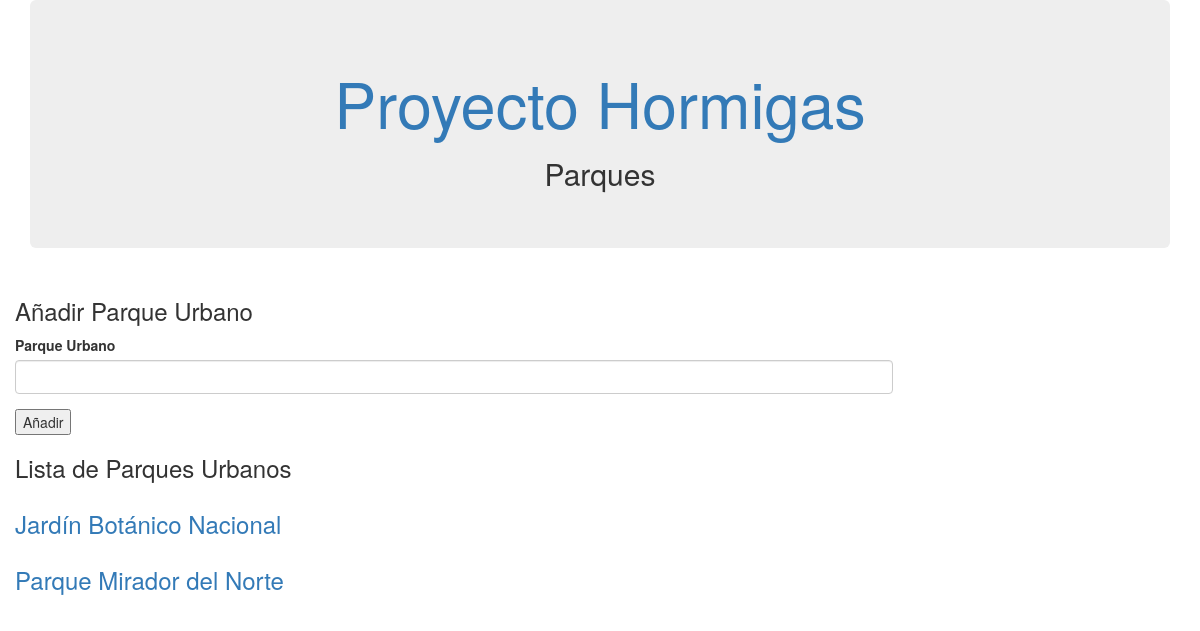
Before: / with the older database file.
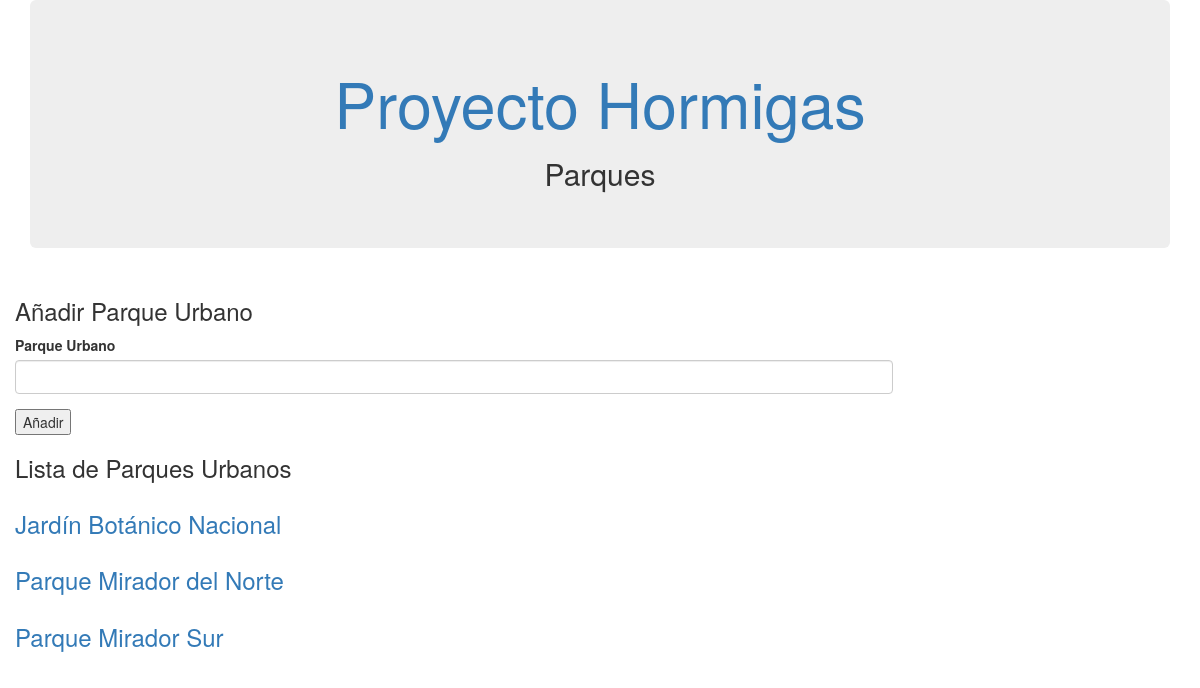
After: the same page with the newer database file.
### main.py (models this page shows, shortened)
class ParqueUrbano(db.Model):
    id = db.Column(db.Integer, primary_key=True)
    parque = db.Column(db.String(100))
    transectos = db.relationship(
        'Transecto',
        backref='parque',
        lazy='dynamic'
    )

### main.py (the view)
@app.route('/', methods=['GET', 'POST'])
def home():
    form = ParqueForm()
    if form.validate_on_submit():
        new_parque = ParqueUrbano(form.parque.data)
        db.session.add(new_parque)
        db.session.commit()
    parques = ParqueUrbano.query.all()
    return render_template(
        'parque.html',
        parques=parques,
        form=form)

### main.py
class ParqueForm(FlaskForm):
    parque = StringField('Parque Urbano', validators=[DataRequired(), Length(max=100)])

### templates/parque.html (shortened to what this page needs)
{% extends "base.html" %}
{% block body %}
    <div class="row">
        <div class="col-md-9">
            <div class="row">
                <h3>Añadir Parque Urbano</h3>
            </div>
            <div class="row">
                <form method="POST" action="/">
                    {{ render_field(form.parque) }}
                    <input type="submit" value="Añadir">
                </form>
            </div>
            <div class="row">
                <h3>Lista de Parques Urbanos</h3>
            </div>
            <div class="row">
                {% for p in parques %}
                    <div class="row">
                        <div class="col-md-12">
                            <h3><a href="{{ url_for('transectos',parque_id=p.id) }}">{{ p.parque }}</a></h3>
                        </div>
                    </div>
                {%endfor%}
            </div>
        </div>
    </div>
{%endblock%}

Changed rows visible on the page:
added ParqueUrbano: parque "Parque Mirador Sur"
